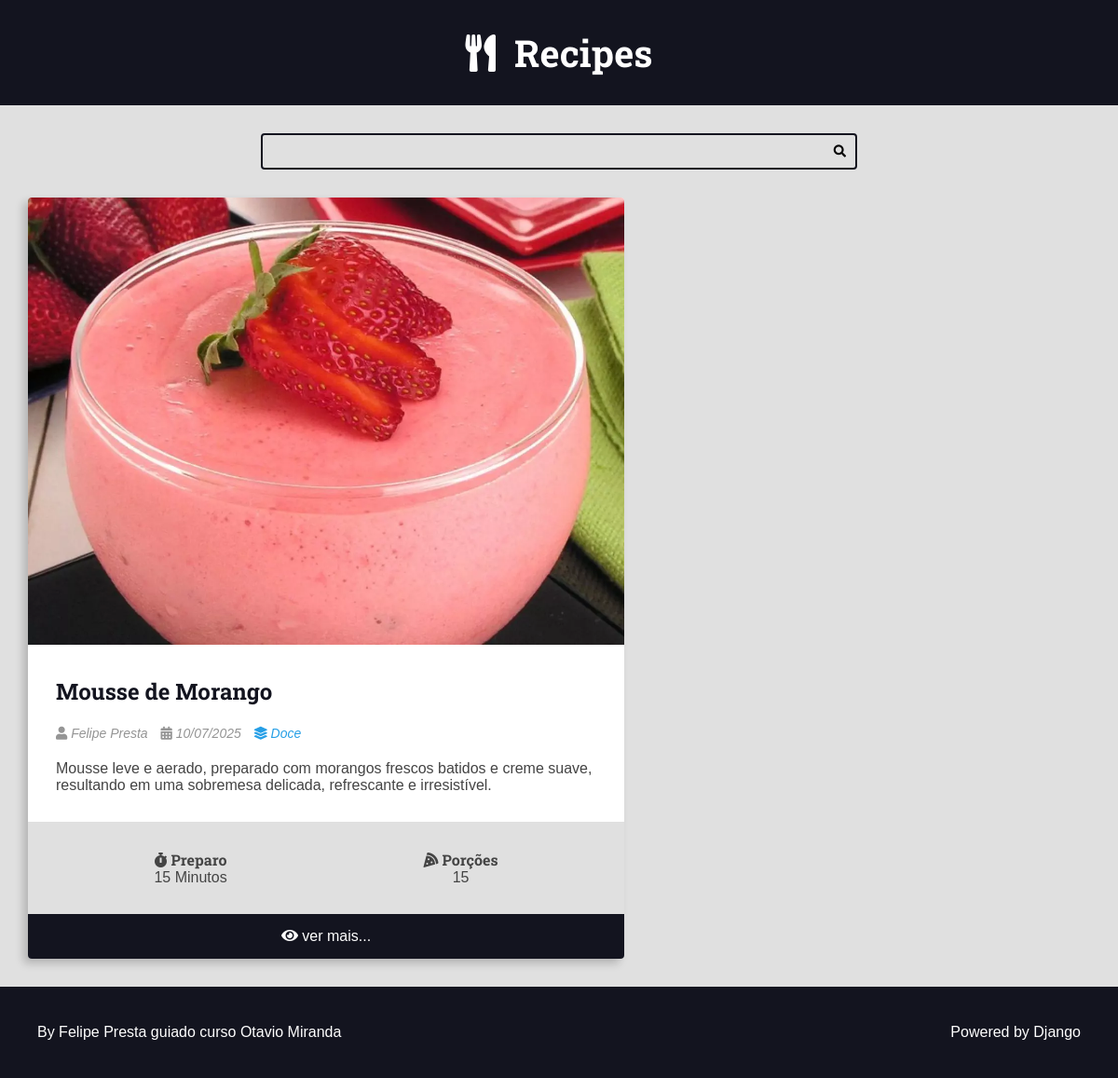
Page /recipes/category/4/ on the earlier database version.
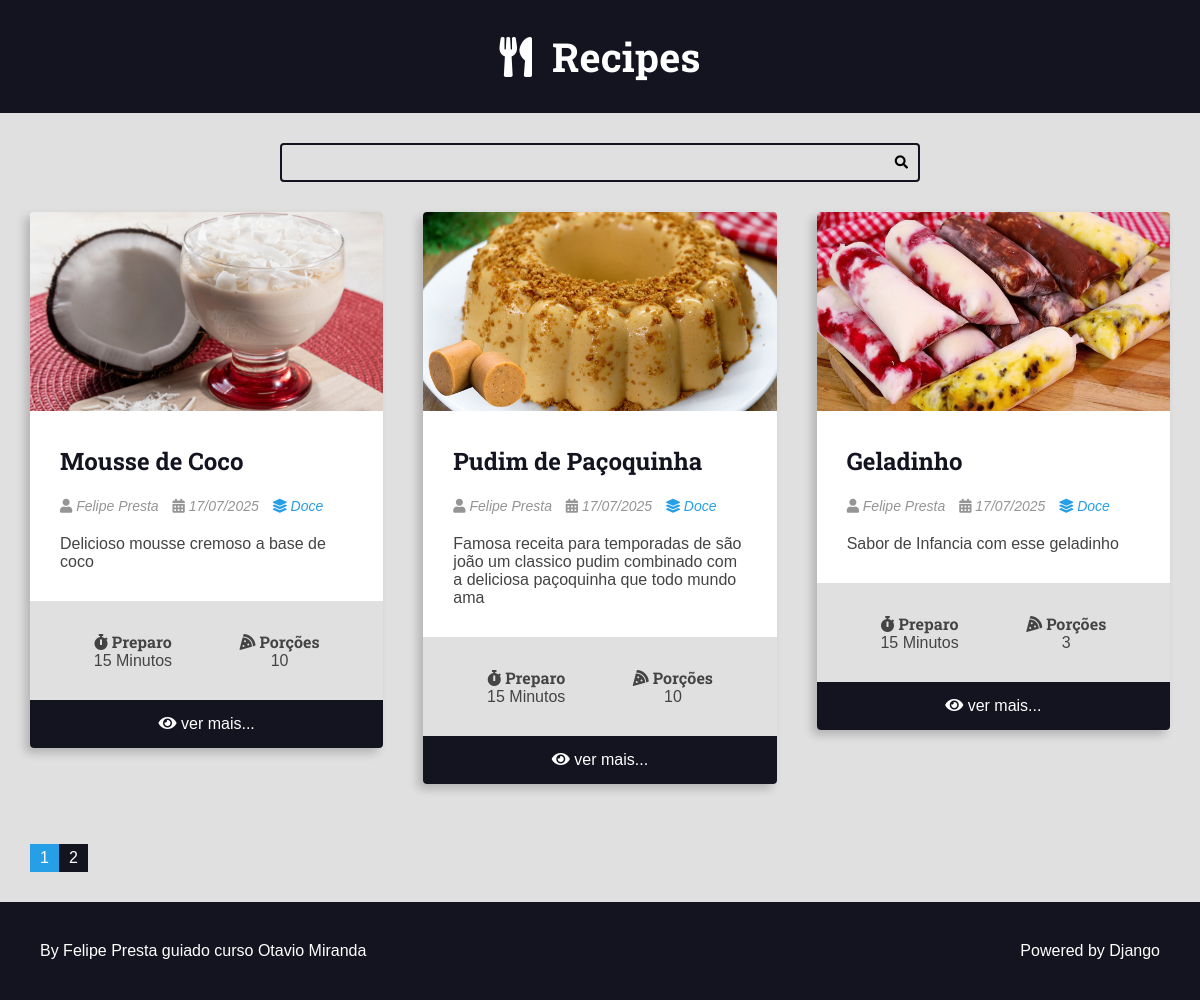
Same page on the later database version.
### recipes/models.py (models this page shows, shortened)
class Recipe(models.Model):
    tittle = models.CharField(max_length=65)
    description = models.CharField(max_length=165)
    slug = models.SlugField(unique=True)
    preparation_time = models.IntegerField()
    preparation_time_unit = models.CharField(max_length=65)
    servings_steps = models.IntegerField()
    servings_steps_unit = models.CharField(max_length=65, blank=True, null=True)
    preparation_steps = models.TextField()
    preparation_steps_is_html = models.BooleanField(default=False)
    created_at = models.DateTimeField(auto_now_add=True)
    updated_at = models.DateTimeField(auto_now=True)
    is_published = models.BooleanField(default=False)
    cover = models.ImageField(upload_to='recipes/covers/%Y/%m/%d/', blank=True)
    category = models.ForeignKey(Category, on_delete=models.SET_NULL, null=True)
    author = models.ForeignKey(User, on_delete=models.SET_NULL, null=True)

class Category(models.Model):
    name = models.CharField(max_length=65)

### recipes/views.py (the view)
# urls.py: path('recipes/category/<int:category_id>/', views.category, name='category'),
def category(request, category_id):
    recipes = get_list_or_404(Recipe.objects.order_by('-id'), category__id=category_id, is_published=True)
    page_object, pagination_range = make_pagination(request, recipes, PER_PAGE)
    return render(request, 'recipes/category.html', context={
        'recipes': page_object,
        'pagination_range':pagination_range,
        'title': f'{recipes[0].category.name} | Category',
    })

### utils/pagination.py (called while the page is built)
def make_pagination(request, queryset, per_page, qty_page=4):
    try:
        current_page = int(request.GET.get('page', 1))
    except ValueError:
        current_page = 1
    paginator = Paginator(queryset, per_page)
    page_object = paginator.get_page(current_page)
    pagination_range = make_pagination_range(
        paginator.page_range,
        qty_page,
        current_page
    )
    return page_object, pagination_range

### recipes/templates/recipes/category.html (shortened to what this page needs)
{% extends 'base.html' %}
{% block body %}
    {% include 'recipes/partials/search.html' %}
    <div class="main-content-container">
        <div class="main-content main-content-list container">
            {% for recipe in recipes %}
                {% include 'recipes/partials/recipe.html' %}
            {% endfor %}
        </div>
    </div>
{% endblock %}

### base_templates/base.html (shortened to what this page needs)
<!DOCTYPE html>
<html lang="pt-br">
    <head>
    {% include 'partials/head.html' %}
    </head>
    <body>
        {% include 'partials/header.html' %}
        {% block body %}
        {% endblock %}
        {% include 'partials/pagination.html' %}
        {% include 'partials/footer.html' %}
    </body>
</html>

### base_templates/partials/head.html (shortened to what this page needs)
{% load static %}
  <link rel="stylesheet" type="text/css" href="{% static 'css/style.css' %}">
  <link rel="stylesheet" href="https://cdnjs.cloudflare.com/ajax/libs/font-awesome/5.15.4/css/fontawesome.min.css" />
  <link rel="stylesheet" href="https://cdnjs.cloudflare.com/ajax/libs/font-awesome/5.15.4/css/brands.min.css" />
  <link rel="stylesheet" href="https://cdnjs.cloudflare.com/ajax/libs/font-awesome/5.15.4/css/solid.min.css" />

### base_templates/partials/header.html
<header class="main-header-container">
  <div class="main-header container">
    <h1>
      <a class="main-logo" href="{% url 'recipes:home' %}">
        <i class="fas fa-utensils logo-icon main-logo-icon"></i>
        <span class="main-logo-text">Recipes</span>
      </a>
    </h1>
  </div>
</header>

### recipes/templates/recipes/partials/search.html
<div class="search-container">
  <div class="container">
    <form action="{% url 'recipes:search' %}" class="search-form" >
      <input type="search" class="search-input" name="q" value="{{ search_term }}" required>
      <button type="submit" class="search-button"><i class="fas fa-search"></i> </button>
    </form>
  </div>
</div>

### recipes/templates/recipes/partials/recipe.html (shortened to what this page needs)
<div class="recipe recipe-list-item">
    {% if recipe.cover %}
        <div class="recipe-cover">
            <a href="{% url 'recipes:recipe_detail' recipe.id %}">
                 <img src="{{ recipe.cover.url }}" alt="temporario">
            </a>
        </div>
    {% endif %}
    <div class="recipe-title-container">
        <h2 class="recipe-title">
            <a href="{% url 'recipes:recipe_detail' recipe.id %}">
                {{ recipe.tittle }}
            </a>
        </h2>
    </div>
     <div class="recipe-author">
        <span class="recipe-author-item">
            <i class="fas fa-user"></i>
            {% if recipe.author.first_name %}
                {{ recipe.author.first_name }} {{ recipe.author.last_name }}
            {% else %}
                {{ recipe.author.username }}
            {% endif %}
        </span>
        <span class="recipe-author-item">
            <i class="fas fa-calendar-alt"></i>
            {{ recipe.created_at|date:"d/m/Y" }}
        </span>
        {% if recipe.category is not None %}
            <span class="recipe-author-item">
                <a href=" {% url 'recipes:category' recipe.category.id %}">
                    <i class="fas fa-layer-group"></i>
                    <span>{{ recipe.category.name }}</span>
                </a>
            </span>
        {% endif %}
    </div>
    <div class="recipe-content">
        <p>{{ recipe.description }}</p>
    </div>
     <div class="recipe-meta-container">
        <div class="recipe-meta recipe-preparation">
            <h3 class="recipe-meta-title"><i class="fas fa-stopwatch"></i> Preparo</h3>
            <div class="recipe-meta-text">
                {{ recipe.preparation_time }} {{ recipe.preparation_time_unit }}
            </div>
        </div>
        <div class="recipe-meta recipe-servings">
            <h3 class="recipe-meta-title"><i class="fas fa-pizza-slice"></i> Porções</h3>
            <div class="recipe-meta-text">
                {{ recipe.servings_steps }} {{ recipe.servings_unit }}
            </div>
        </div>
    </div>
    {% if is_datail_page is not True %}
        <footer class="recipe-footer">
            <a class="recipe-read-more button button-dark button-full-width" href="{% url 'recipes:recipe_detail' recipe.id %}">
                <i class="fas fa-eye"></i>
                <span>ver mais...</span>
            </a>
        </footer>
    {% endif %}
</div>

### base_templates/partials/pagination.html (shortened to what this page needs)
{% if recipes.has_other_pages %}
<div class="container pagination">
  <div class="pagination-content">
    {% for page in pagination_range.pagination %}
      {% if pagination_range.current_page == page %}
        <a class="page-link page-item page-current" href="?page={{ page }}{{ aditional_url_query }}">{{ page }}</a>
      {% else %}
        <a class="page-link page-item" href="?page={{ page }}{{ aditional_url_query }}">{{ page }}</a>
      {% endif %}
    {% endfor %}
    </div>
</div>
{% endif %}

### base_templates/partials/footer.html
<footer class="main-footer">
  <div class="developer">
    <a href="https://www.otaviomiranda.com.br/" target="_blank" rel="noreferrer noopener">By Felipe Presta guiado curso Otavio Miranda</a>
  </div>
  <div class="powered">
    <a href="https://www.djangoproject.com/" target="_blank" rel="noreferrer noopener">Powered by Django</a>
  </div>
</footer>

### static/css/style.css (style rules this page uses)
:root { --color-primary: #269fe6; --color-primary-hover: #2086c2; --color-primary-dark: #13141f; --color-primary-dark-hover: #212336; --color-primary-light: #d4ecfa; --color-primary-light-hover: #bdd8e7; --color-white: #fff; --color-black: #000; --color-dark-text: #444; --color-info-light: #cce5ff; --color-debug-light: #cce5ff; --color-success-light: #d4edda; --color-alert-light: #fff3cd; --color-warning-light: #fff3cd; --color-error-light: #f8d7da; --color-info-dark: #4d86c4; --color-debug-dark: #4d86c4; --color-success-dark: #4a9c5d; --color-alert-dark: #927f40; --color-warning-dark: #927f40; --color-error-dark: #da525d; --color-gray-0: #f9f9f9; --color-gray-1: #e0e0e0; --color-gray-2: #c7c7c7; --color-gray-3: #aeaeae; --color-gray-4: #959595; --color-gray-5: #7d7d7d; --color-gray-6: #646464; --color-gray-7: #4b4b4b; --color-gray-8: #323232; --color-gray-9: #191919; --font-primary: sans-serif; --font-headings: 'Roboto Slab', serif; --spacing-gutter-medium: 3rem; --spacing-gutter-large: 4rem; }
* { padding: 0; margin: 0; box-sizing: border-box; }
html { font-size: 62.5%; }
body { font-size: 1.6rem; font-family: var(--font-primary); background: var(--color-gray-1); color: var(--color-dark-text); }
h1, h2, h3, h4, h5, h6 { font-family: var(--font-headings); }
.container { max-width: 144rem; margin: 0 auto; padding: var(--spacing-gutter-medium); }
.main-header-container { background: var(--color-primary-dark); }
.main-logo { font-size: 4rem; color: var(--color-white); text-decoration: none; display: flex; flex-flow: row nowrap; align-items: center; justify-content: center; width: fit-content; margin: 0 auto; }
.main-logo-icon { margin-right: 2rem; }
.search-form { border: .2rem solid var(--color-primary-dark); max-width: 64rem; margin: 0 auto; border-radius: .4rem; position: relative; transition: all 300ms ease-in-out; }
.search-input, .search-button { border: none; background: none; outline: none; padding: 1rem; }
.search-button { position: absolute; top: 0; right: 0; }
.search-input { width: 100%; padding-right: 3rem; }
.main-content { padding-top: 0; }
.main-content-list { display: grid; grid-template-columns: repeat(auto-fit, minmax(340px, 1fr)); gap: var(--spacing-gutter-large); }
.recipe { background: var(--color-white); box-shadow: -5px 5px 10px rgba(0, 0, 0, .2); transform: scale(1); transition: all 300ms ease-in-out; border-radius: .4rem; overflow: hidden; }
.recipe img { max-width: 100%; }
.recipe-list-item { max-width: 64rem; height: fit-content; }
.recipe-title-container { padding: var(--spacing-gutter-medium); padding-bottom: 2rem; }
.recipe-title-container a { text-decoration: none; color: var(--color-primary-dark); }
.recipe-author { padding: 0 var(--spacing-gutter-medium); }
.recipe-author a { color: var(--color-primary); transition: all 300ms ease-in-out; text-decoration: none; }
.recipe-author-item { color: var(--color-gray-4); margin-right: 1rem; font-style: italic; font-size: 1.4rem; }
.recipe-meta-container { display: flex; flex-flow: row wrap; padding: var(--spacing-gutter-medium); background: var(--color-gray-1); }
.recipe-content { padding: var(--spacing-gutter-medium); padding-top: 2rem; }
.recipe-meta { display: flex; flex-flow: column nowrap; flex-shrink: 1; flex-grow: 1; text-align: center; }
.recipe-meta-title { font-size:1.6rem; }
.recipe-footer a { background: var(--color-primary-dark); display: block; color: var(--color-white); text-decoration: none; text-align: center; padding: 1.5rem var(--spacing-gutter-medium); transition: all 300ms ease-in-out; }
.main-footer { display: flex; align-item: center; justify-content: space-between; background: var(--color-primary-dark); color: var(--color-white); padding: var(--spacing-gutter-large); }
.main-footer a { color: var(--color-white); text-decoration: none; transition: all 300ms ease-in-out; }
.pagination-content { display: flex; flex-flow: row wrap; gao: 1rem 0.5rem; }
.pagination .page-item { background: var(--color-gray-3); padding: 0.5rem 1rem; }
.pagination .page-link { text-decoration: none; background: var(--color-primary-dark); color: var(--color-white); }
.pagination .page-current { background: var(--color-primary); }

Differences in the rows shown:
no longer on this page (row edited): Recipe: cover (picture), tittle "Mousse de Morango", author.first_name "Felipe", author.last_name "Presta", created_at "10/07/2025", category.name "Doce", description "Mousse leve e aerado, preparado com morangos frescos batidos e creme suave, resultando em uma sobremesa delicada, refrescante e irresistível.", preparation_time "15", preparation_time_unit "Minutos", servings_steps "15"
added Recipe: cover (picture), tittle "Mousse de Coco", author.first_name "Felipe", author.last_name "Presta", created_at "17/07/2025", category.name "Doce", description "Delicioso mousse cremoso a base de coco", preparation_time "15", preparation_time_unit "Minutos", servings_steps "10"
added Recipe: cover (picture), tittle "Pudim de Paçoquinha", author.first_name "Felipe", author.last_name "Presta", created_at "17/07/2025", category.name "Doce", description "Famosa receita para temporadas de são joão um classico pudim combinado com a deliciosa paçoquinha que todo mundo ama", preparation_time "15", preparation_time_unit "Minutos", servings_steps "10"
added Recipe: cover (picture), tittle "Geladinho", author.first_name "Felipe", author.last_name "Presta", created_at "17/07/2025", category.name "Doce", description "Sabor de Infancia com esse geladinho", preparation_time "15", preparation_time_unit "Minutos", servings_steps "3"
Other differences:
new list line: "1"
new list line: "2"
